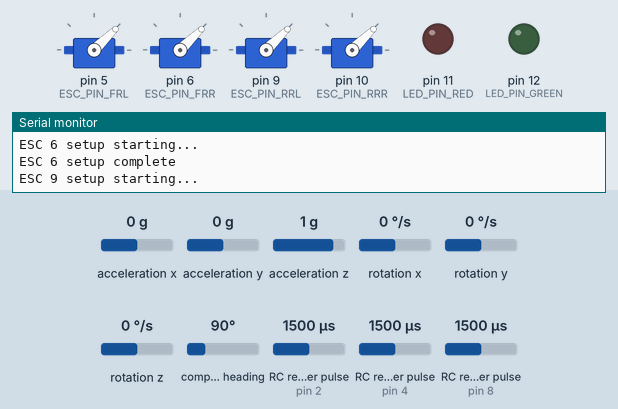
The sketch below on a simulated Arduino Nano, built with avr-gcc and run on an emulated ATmega328P. Shown: 4 × servo, output pins drawn as LEDs (lit = HIGH), the last lines printed to the serial monitor. Wiring (inferred from the names in the program): 3 × RC receiver channel: data pin 2 / data pin 4 / data pin 8. Dashed ring = blinking. The test bench sets the inputs (shaded band); at power-on: acceleration x 0 g, acceleration y 0 g, acceleration z 1 g, rotation x 0 °/s, rotation y 0 °/s, rotation z 0 °/s, compass heading 90°, RC receiver pulse (sensors on pin 2, pin 4, pin 8) 1500 µs.

Above: at 0.1 s.
At 2.3 s:
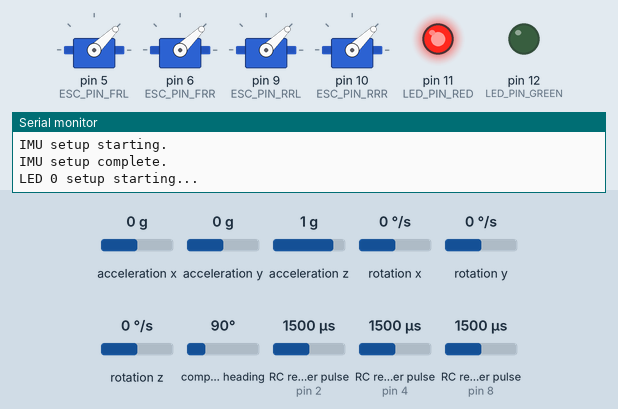
At 4.14 s:
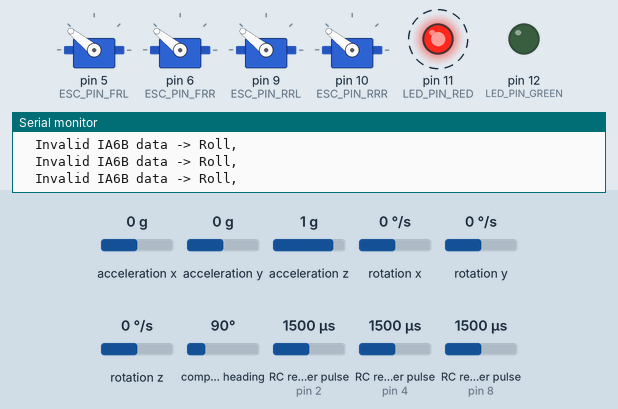
4.5 s: acceleration x set to 0.8 g
Timing chart, 0 to 13.5 s (numbered marks = the images above; inputs shaded):
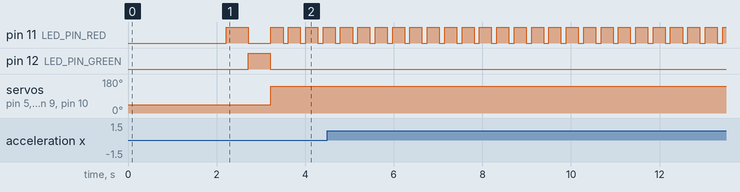

Measured:
- by itself, pin 11 (LED_PIN_RED): alternates HIGH for 0.27 s and LOW for 0.12 s

The sketch:

AREdrone.ino
```cpp
#include <Arduino.h>
#include "Drone.h"

Drone drone; // Dichiarazione dell'oggetto Drone

void setup()
{
    Serial.begin(9600);
    drone.setup(); // Avvia il sistema
}

void loop()
{
    DEBUG_PRINTLN();
    drone.getFlightData(); // Ottieni i dati di volo
    drone.getPilotData();  // Ottieni i dati del pilota

    drone.evaluateFlightData();
    drone.evaluatePilotCommands();
    drone.evaluateState();

    drone.manageLEDs();
    drone.updateLEDs(); // Aggiorna i LED

    drone.computeOutput(); // Calcola i valori degli ESC
    drone.updateMotors(); // Aggiorna i motori
}
```

DataStructures.h
```cpp
#ifndef DATASTRUCTURES_H
#define DATASTRUCTURES_H

#include "CONFIG.h"

// Struttura per i dati analogici del ricevitore e attuatori
struct AnalogData
{
  int throttle; // PWM del motore
  int pitch;    // PWM del servo pitch
  int roll;     // PWM del servo roll
  int yaw;      // PWM del servo yaw
};

// Struttura per i dati di orientamento del volo
struct FlightData
{
  double pitch; // Angolo pitch
  double roll;  // Angolo roll
  double yaw;   // Angolo yaw
};

// Struttura per i dati digitali del ricevitore e attuatori
struct flightInput
{
  double throttle; // Valore digitale del motore
  double pitch;    // Valore digitale del servo pitch
  double roll;     // Valore digitale del servo roll
  double yaw;      // Valore digitale del servo yaw
};

// Posizione degli stick (top, bottom, left, right)
struct StickPosition
{
  bool top;
  bool bottom;
  bool left;
  bool right;
};

// Struttura per i dati di controllo degli stick
struct ControlData
{
  StickPosition leftStick;
  StickPosition rightStick;
};

// Dati del pilota: input di volo e dati di controllo
struct PilotData
{
  flightInput pilotFlightData;
  ControlData pilotControlData;
};

// Parametri PID per i controlli
struct PIDParameters
{
  double kP; // Coefficiente proporzionale
  double kI; // Coefficiente integrale
  double kD; // Coefficiente derivativo
};

// Dati degli ESC
struct ESCData
{
  float frl; // Front Left ESC
  float frr; // Front Right ESC
  float rrl; // Rear Left ESC
  float rrr; // Rear Right ESC
};

// Canali di input (Throttle, Pitch, Roll, Yaw)
enum InputChannel
{
  THROTTLE = 0,
  PITCH,
  ROLL,
  YAW
};

// Canali dei motori (Front Left, Front Right, Rear Left, Rear Right)
enum MotorChannel
{
  FRL = 0,
  FRR,
  RRL,
  RRR
};

// Stati del sistema
enum SystemState
{
  STARTING = -2,
  FAILSAFE = -1,
  DISARMED,
  ARMED
};

// Tipi di dati di volo (angolo, giroscopio)
enum FlightDataType
{
  ANGLE = 0,
  GYRO
};

// Tipi di dati di controllo
enum ControlDataType
{
  ERROR = -INVALID,
  NONE = -1,
  STOP_INPUT = 0,
  START_INPUT = 1
};

// Colori dei LED
enum LEDColor
{
  RED = 0,
  GREEN
};

#endif // DATASTRUCTURES_H
```

Drone.cpp
```cpp
#include "Drone.h"
#include "Utils.h"
#include <Arduino.h>

static AnalogData ia6b_pin = {IA6B_PIN_THROTTLE, IA6B_PIN_PITCH, IA6B_PIN_ROLL, IA6B_PIN_YAW};

// Costruttore
Drone::Drone()
    : motors{
          ESC(ESC_PIN_FRL, ESC_PWM_MIN, ESC_PWM_MAX),
          ESC(ESC_PIN_FRR, ESC_PWM_MIN, ESC_PWM_MAX),
          ESC(ESC_PIN_RRL, ESC_PWM_MIN, ESC_PWM_MAX),
          ESC(ESC_PIN_RRR, ESC_PWM_MIN, ESC_PWM_MAX)},
      receiver(ia6b_pin, IA6B_PWM_MIN, IA6B_PWM_MAX), imu(), ledRed(LED_PIN_RED, RED), ledGreen(LED_PIN_GREEN, GREEN)
{
  state = DISARMED;
  angleData = {0, 0, 0};
  gyroData = {0, 0, 0};
  pilotData = {0, 0, 0, 0};
  pilotInput = NONE;

  escData = {0, 0, 0, 0};
}

// Avvia il sistema (potrebbe includere la calibrazione)
void Drone::setup()
{
  for (int i = 0; i < NUM_ESCs; i++)
  {
    motors[i].setup(); // Inizializza ogni ESC
  }
  receiver.setup();   // Inizializza il ricevitore
  imu.setup(); // Inizializza l'IMU
  ledRed.setup();     // Inizializza LED rosso
  ledGreen.setup();   // Inizializza LED verde
}

void Drone::start()
{
  delay(2000);      // Attende 2 secondi -> Andrà resta non bloccante
  state = STARTING; // Imposta lo stato su STARTING
}

void Drone::disarm()
{
  state = DISARMED; // Imposta lo stato su DISARMED
}

void Drone::failsafe()
{
  state = FAILSAFE; // Imposta lo stato su FAILSAFE in caso di errore
}

// Funzione per ottenere i dati di volo (IMU)
void Drone::getFlightData()
{
  angleData = imu.read(ANGLE); // Ottiene i dati di orientamento
  gyroData = imu.read(GYRO);   // Ottiene i dati del giroscopio
}

// Funzione per ottenere i dati del pilota (ricevitore)
void Drone::getPilotData()
{
  pilotData = receiver.getData(); // Ottiene i dati dal ricevitore
  if (pilotData.pilotFlightData.throttle == INVALID || pilotData.pilotFlightData.pitch == INVALID || pilotData.pilotFlightData.roll == INVALID || pilotData.pilotFlightData.yaw == INVALID)
  {
    failsafe(); // Attiva il failsafe se i dati sono invalidi
    return;
  }
  // Converte i dati del pilota in valori digitali
  pilotData.pilotFlightData.throttle = pwm_to_digital(pilotData.pilotFlightData.throttle, IA6B_PWM_MIN, IA6B_PWM_MAX, MIN_THROTTLE, MAX_THROTTLE);
  pilotData.pilotFlightData.pitch = pwm_to_digital(pilotData.pilotFlightData.pitch, IA6B_PWM_MIN, IA6B_PWM_MAX, MIN_ROLL, MAX_ROLL);
  pilotData.pilotFlightData.roll = pwm_to_digital(pilotData.pilotFlightData.roll, IA6B_PWM_MIN, IA6B_PWM_MAX, MIN_ROLL, MAX_ROLL);
  pilotData.pilotFlightData.yaw = pwm_to_digital(pilotData.pilotFlightData.yaw, IA6B_PWM_MIN, IA6B_PWM_MAX, MIN_YAW, MAX_YAW);

  // Valida i comandi del pilota
  if (pilotData.pilotControlData.leftStick.bottom && pilotData.pilotControlData.rightStick.bottom)
  {
    if (pilotData.pilotControlData.leftStick.left && pilotData.pilotControlData.rightStick.right)
    {
      pilotInput = START_INPUT; // Inizia il volo
    }
    else if (pilotData.pilotControlData.leftStick.right && pilotData.pilotControlData.rightStick.left)
    {
      pilotInput = STOP_INPUT; // Ferma il volo
    }
  }
  else
    pilotInput = NONE;

#if DEBUG_PILOT_DATA
  // Debug dei dati del pilota
  DEBUG_PRINT("  Pilot Data ->")
  DEBUG_PRINT(" Throttle: ");
  DEBUG_PRINT(pilotData.flightInput.throttle);
  DEBUG_PRINT(" Pitch: ");
  DEBUG_PRINT(pilotData.flightInput.pitch);
  DEBUG_PRINT(" Roll: ");
  DEBUG_PRINT(pilotData.flightInput.roll);
  DEBUG_PRINT(" Yaw: ");
  DEBUG_PRINT(pilotData.flightInput.yaw);
  DEBUG_PRINT(" Control ->");
  DEBUG_PRINT(" Left Stick: ");
  DEBUG_PRINT(pilotData.pilotControlData.leftStick.bottom);
  DEBUG_PRINT(pilotData.pilotControlData.leftStick.top);
  DEBUG_PRINT(pilotData.pilotControlData.leftStick.left);
  DEBUG_PRINT(pilotData.pilotControlData.leftStick.right);
  DEBUG_PRINT(" Right Stick: ");
  DEBUG_PRINT(pilotData.pilotControlData.rightStick.bottom);
  DEBUG_PRINT(pilotData.pilotControlData.rightStick.top);
  DEBUG_PRINT(pilotData.pilotControlData.rightStick.left);
  DEBUG_PRINT(pilotData.pilotControlData.rightStick.right);

#endif
}

void Drone::evaluateFlightData()
{
  // Valuta i dati di volo per attivare il failsafe se i valori sono fuori range
  if (angleData.pitch > MAX_ROLL || angleData.pitch < MIN_ROLL || angleData.roll > MAX_ROLL || angleData.roll < MIN_ROLL)
  {
    failsafe();
    return;
  }
}

// Funzione per valutare i comandi del pilota
void Drone::evaluatePilotCommands()
{
  switch (state)
  {
  case STARTING:
    if (pilotInput == STOP_INPUT)
    {

      Serial.print("Abort\n");
      disarm(); // Ferma il drone
    }
  case DISARMED:
    if (pilotInput == START_INPUT)
    {
      start(); // Avvia il drone
    }
    break;
  case FAILSAFE:
    if (pilotInput == START_INPUT)
    {
      delay(2000); // Attendi 2 secondi sennò al ciclo successivo passerà da disarmed a armed senza l'intenzione del pilota. Andrà introdotto un counter
      disarm();
      Serial.print("Clearing failsafe...\n");
    }
    break;
  case ARMED:
    if (pilotInput == STOP_INPUT)
    {
      Serial.print("Disarming...\n");
      disarm();
    }
    break;
  }
  return;
}

void Drone::evaluateState()
{
  switch (state)
  {
  case STARTING:
    // Procedura di avvio
    delay(2000);   // Attendi 2 secondi -> Andrà resta non bloccante
    state = ARMED; // Passa allo stato ARMED
    break;
  case FAILSAFE:
    break;
  case DISARMED:
    break;
  default:
    break;
  }
}

// Funzione per aggiornare i LED
void Drone::manageLEDs()
{
  switch (state)
  {
  case STARTING:
    ledRed.setState(true);   // LED rosso lampeggiante
    ledGreen.setState(true); // LED verde lampeggiante
    break;
  case FAILSAFE:
    ledRed.setState(MS_BLINK_ON / 2, MS_BLINK_OFF / 2); // LED rosso lampeggiante veloce
    ledGreen.setState(false);                           // LED verde spento
    break;
  case DISARMED:
    ledRed.setState(false);                           // LED rosso spento
    ledGreen.setState(MS_BLINK_ON / 3, MS_BLINK_OFF); // LED verde lampeggiante lento
    break;
  case ARMED:
    ledRed.setState(false);  // LED rosso spento
    ledGreen.setState(true); // LED verde acceso
    break;
  }
}

// Funzione per aggiornare i LED
void Drone::updateLEDs()
{
  ledRed.update();
  ledGreen.update();
}

// Funzione per calcolare i valori degli ESC in base ai dati di volo
void Drone::computeOutput()
{
  if (state != ARMED)
  {
    escData = {ESC_PWM_MIN, ESC_PWM_MIN, ESC_PWM_MIN, ESC_PWM_MIN};
    return;
  }

  FlightData pidOffset = flightController.computeData(angleData, gyroData, pilotData.pilotFlightData);

  ESCData escDataTemp;
  escDataTemp.frl = pilotData.pilotFlightData.throttle + (pidOffset.pitch - pidOffset.roll - pidOffset.yaw) * pilotData.pilotFlightData.throttle * 0.01;
  escDataTemp.frr = pilotData.pilotFlightData.throttle + (pidOffset.pitch + pidOffset.roll + pidOffset.yaw) * pilotData.pilotFlightData.throttle * 0.01;
  escDataTemp.rrl = pilotData.pilotFlightData.throttle + (-pidOffset.pitch - pidOffset.roll + pidOffset.yaw) * pilotData.pilotFlightData.throttle * 0.01;
  escDataTemp.rrr = pilotData.pilotFlightData.throttle + (-pidOffset.pitch + pidOffset.roll - pidOffset.yaw) * pilotData.pilotFlightData.throttle * 0.01;

  escData.frl = digital_to_pwm(escDataTemp.frl, MIN_THROTTLE, MAX_THROTTLE, ESC_PWM_MIN, ESC_PWM_MAX);
  escData.frr = digital_to_pwm(escDataTemp.frr, MIN_THROTTLE, MAX_THROTTLE, ESC_PWM_MIN, ESC_PWM_MAX);
  escData.rrl = digital_to_pwm(escDataTemp.rrl, MIN_THROTTLE, MAX_THROTTLE, ESC_PWM_MIN, ESC_PWM_MAX);
  escData.rrr = digital_to_pwm(escDataTemp.rrr, MIN_THROTTLE, MAX_THROTTLE, ESC_PWM_MIN, ESC_PWM_MAX);
}

// Funzione per aggiornare i motori
void Drone::updateMotors()
{
  int pwm[NUM_ESCs];
  pwm[0] = digital_to_pwm(escData.frl, MIN_THROTTLE, MAX_THROTTLE, ESC_PWM_MIN, ESC_PWM_MAX);
  pwm[1] = digital_to_pwm(escData.frr, MIN_THROTTLE, MAX_THROTTLE, ESC_PWM_MIN, ESC_PWM_MAX);
  pwm[2] = digital_to_pwm(escData.rrl, MIN_THROTTLE, MAX_THROTTLE, ESC_PWM_MIN, ESC_PWM_MAX);
  pwm[3] = digital_to_pwm(escData.rrr, MIN_THROTTLE, MAX_THROTTLE, ESC_PWM_MIN, ESC_PWM_MAX);

  // Invia i segnali PWM agli ESC
  for (int i = 0; i < NUM_ESCs; i++)
  {
    motors[i].write(pwm[i]);
  }
}
```

Drone.h
```cpp
#ifndef DRONE_H
#define DRONE_H

#include "IA6B.h"
#include "ESC.h"
#include "BNO055.h"
#include "led.h"
#include "FlightController.h"

// Costruttore della classe Drone
class Drone
{
private:
  // Oggetti per il ricevitore, i motori (ESC), la IMU e i LED
  ESC motors[NUM_ESCs]; // Array di ESC per i motori
  IA6B receiver;
  BNO055 imu; // Unità di misura inerziale (IMU)
  LED ledRed = LED(LED_PIN_RED, RED);
  LED ledGreen = LED(LED_PIN_GREEN, GREEN);

  // Stato del sistema e dati di volo
  SystemState state;          // Stato corrente del sistema (ARMATO, DISARMATO, ecc.)
  FlightData angleData;       // Dati angolari di orientamento
  FlightData gyroData;        // Dati del giroscopio (velocità angolare)
  PilotData pilotData;        // Dati del pilota (input del pilota)
  ControlDataType pilotInput; // Comando del pilota (START, STOP, ecc.)

  // Oggetto per il controllo del volo
  FlightController flightController; // Controller di volo

  // Controllo del volo con PID
  ESCData escData;      // Output degli ESC (per i vari motori)

public:
  // Costruttore
  Drone();

  // Metodi principali
  void setup();    // Inizializza il sistema (setup hardware)
  void start();    // Avvia il drone (passaggio allo stato AVVIO)
  void disarm();   // Disarma il drone (disattiva i motori)
  void failsafe(); // Attiva il failsafe in caso di malfunzionamento

  // Funzioni per ottenere i dati di volo e i comandi del pilota
  void getFlightData();
  void getPilotData();

  // Funzioni per la gestione dei dati di volo e dei comandi del pilota
  void evaluateFlightData();    // Valuta la lavidità dei dati di volo
  void evaluatePilotCommands(); // Interpreta i comandi del pilota
  void evaluateState();         // Valuta lo stato attuale del sistema (ARMATO, FAILSAFE, ecc.)

  // Funzioni per gestire i LED
  void manageLEDs(); // Gestisce i LED in base allo stato del sistema
  void updateLEDs(); // Aggiorna lo stato dei LED

  // Funzioni per calcolare i valori degli ESC in base ai dati di volo
  void computeOutput();

  // Applica gli output ai motori (ESC)
  void updateMotors();
};

#endif // DRONE_H
```

FlightController.cpp
```cpp
#include "FlightController.h"
#include <Arduino.h>

FlightController::FlightController() : pidPitchAngle(KP_ROLL_ANGLE, KI_ROLL_ANGLE, KD_ROLL_ANGLE, MAX_INTEGRAL),
                                       pidRollAngle(KP_ROLL_ANGLE, KI_ROLL_ANGLE, KD_ROLL_ANGLE, MAX_INTEGRAL),
                                       pidYawAngle(KP_YAW_ANGLE, KI_YAW_ANGLE, KD_YAW_ANGLE, MAX_INTEGRAL),
                                       pidPitchGyro(KP_ROLL_GYRO, KI_ROLL_GYRO, KD_ROLL_GYRO, MAX_INTEGRAL),
                                       pidRollGyro(KP_ROLL_GYRO, KI_ROLL_GYRO, KD_ROLL_GYRO, MAX_INTEGRAL),
                                       pidYawGyro(KP_YAW_GYRO, KI_YAW_GYRO, KD_YAW_GYRO, MAX_INTEGRAL)
{

}

FlightData FlightController::computeData(FlightData angle, FlightData gyro, flightInput pilotData)
{
    static unsigned long tPrev = 0;   // Tempo dell'ultimo ciclo
    unsigned long t = millis();       // Ottieni il tempo corrente
    double dt = (t - tPrev) / 1000.0; // Calcola il tempo trascorso in secondi
    tPrev = t;

    FlightData angleError;
    angleError.pitch = angle.pitch - pilotData.pitch;
    angleError.roll = angle.roll - pilotData.roll;
    angleError.yaw = angle.yaw - pilotData.yaw;
    FlightData gyroError;
    // PID di primo livello per l'angolo-
    gyroError.pitch = pidPitchAngle.pid(angleError.pitch, dt) - gyro.pitch;
    gyroError.roll = pidRollAngle.pid(angleError.roll, dt) - gyro.roll;
    gyroError.yaw = pidYawAngle.pid(angleError.yaw, dt) - gyro.yaw;
    // PID di secondo livello per il giroscopio (Calcolato con l'ooutput del PID di primo livello)
    FlightData pidOffset;
    pidOffset.pitch = pidPitchGyro.pid(gyroError.pitch, dt);
    pidOffset.roll = pidRollGyro.pid(gyroError.roll, dt);
    pidOffset.yaw = pidYawGyro.pid(gyroError.yaw, dt);

    return pidOffset;
}
```

FlightController.h
```cpp
#ifndef FLIGHTCONTROLLER_H
#define FLIGHTCONTROLLER_H

#include "PIDcontrol.h"
#include "DataStructures.h"

class FlightController
{
private:
    // PID per la stabilizzazione dell'angolo
    PIDControl pidPitchAngle = PIDControl(KP_ROLL_ANGLE, KI_ROLL_ANGLE, KD_ROLL_ANGLE, MAX_INTEGRAL);
    PIDControl pidRollAngle = PIDControl(KP_ROLL_ANGLE, KI_ROLL_ANGLE, KD_ROLL_ANGLE, MAX_INTEGRAL);
    PIDControl pidYawAngle = PIDControl(KP_YAW_ANGLE, KI_YAW_ANGLE, KD_YAW_ANGLE, MAX_INTEGRAL);
    // PID per la stabilizzazione del giroscopio
    PIDControl pidPitchGyro = PIDControl(KP_ROLL_GYRO, KI_ROLL_GYRO, KD_ROLL_GYRO, MAX_INTEGRAL);
    PIDControl pidRollGyro = PIDControl(KP_ROLL_GYRO, KI_ROLL_GYRO, KD_ROLL_GYRO, MAX_INTEGRAL);
    PIDControl pidYawGyro = PIDControl(KP_YAW_GYRO, KI_YAW_GYRO, KD_YAW_GYRO, MAX_INTEGRAL);

public:
    FlightController();
    FlightData computeData(FlightData angle, FlightData gyro, flightInput desiredAngle); // Calcola gli offset PID in base ai dati di volo
};

#endif // FLIGHTCONTROLLER_H
```

PIDControl.cpp
```cpp
#include "PIDcontrol.h"

PIDControl::PIDControl(double kp, double ki, double kd, double maxIntegral) : kp(kp), ki(ki), kd(kd), maxIntegral(maxIntegral)
{
    integral = 0;
    lastError = 0;
}

double PIDControl::pid(double error, double dt)
{
    integral += error * dt;
    if (integral > maxIntegral)
        integral = maxIntegral;
    else if (integral < -maxIntegral)
        integral = -maxIntegral;
    double derivative = (error - lastError) / dt;
    lastError = error;
    return kp * error + ki * integral + kd * derivative;
}
```

PIDcontrol.h
```cpp
#ifndef PIDCONTROL_H
#define PIDCONTROL_H

class PIDControl
{
private:
    double kp, ki, kd;
    double lastError, integral, maxIntegral;

public:
    PIDControl(double kp, double ki, double kd, double maxIntegral);
    double pid(double error, double dt);
};

#endif // PIDCONTROL_H
```

PWM.hpp
```cpp
#include <Arduino.h>

class PWM
{
   byte my_isr;

public:
   PWM();
   void attach(byte pin);

   /**
      Enables interrupt.

      @param measure_pulse_high true: High Pulse duration is measured (normal pwm), false: Low Pulse duration is measured (inverted pwm).

      @return 0 Success.
      @return -1 Error.
      */
   int begin(bool measure_pulse_high);

   /**
      Returns the most recent PWM value received.

      @return PWM duration in microseconds.
      */
   unsigned int getValue();

   /**
      Returns the age of recent PWM value.

      @return Age in microseconds.
      */
   unsigned long getAge();

   /**
      Disables interrupt.
      */
   void end();
};
```

Utils.h
```cpp
#ifndef UTILS_H
#define UTILS_H

template <typename T, typename U, typename V>
bool isInRange(T value, U min, V max)
{
    // Determiniamo il minimo e il massimo indipendentemente dall'ordine
    T lower = (min <= max) ? min : max;
    T upper = (min <= max) ? max : min;

    // Controlliamo se il valore è nel range
    return value >= lower && value <= upper;
}

int digital_to_pwm(double value, double min_digital, double max_digital, int min_analog, int max_analog);
double pwm_to_digital(int pwm_value, int min_analog, int max_analog, double min_digital, double max_digital);

#endif // UTILS_H
```

bno055.h
```cpp
#ifndef BNO055_H
#define BNO055_H

#include "DataStructures.h"

class BNO055
{
private:
  FlightData angle; // Pitch, Roll, Yaw
  FlightData gyro;  // Angular rotation speed

public:
  BNO055();
  void setup();
  void calibrate();
  FlightData read(int flightData);
};

#endif // BNO055_H
```

Source omitted: PWM.cpp (4250 bytes), Utils.cpp (1139 bytes), bno055.cpp (1592 bytes), esc.cpp (740 bytes), esc.h (484 bytes), ia6b.cpp (5165 bytes), ia6b.h (540 bytes), led.cpp (1757 bytes), led.h (557 bytes), CONFIG.h (2083 bytes)
